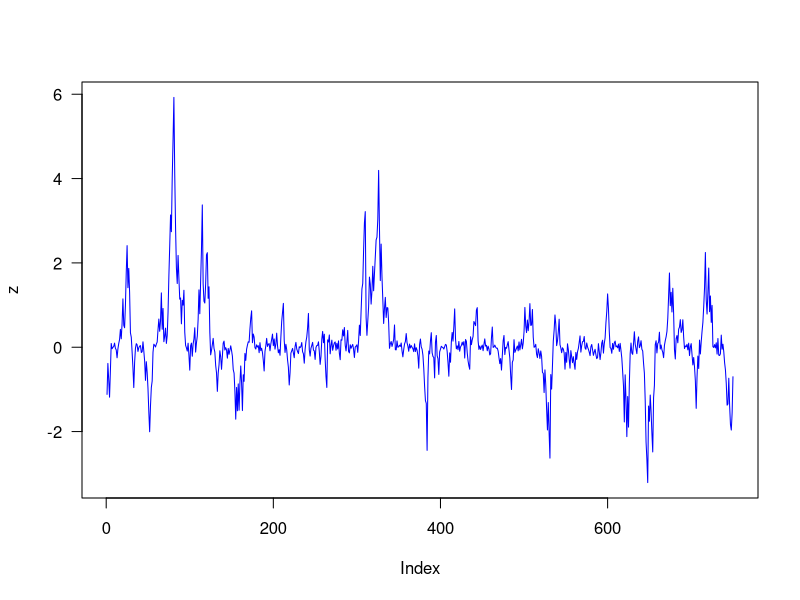
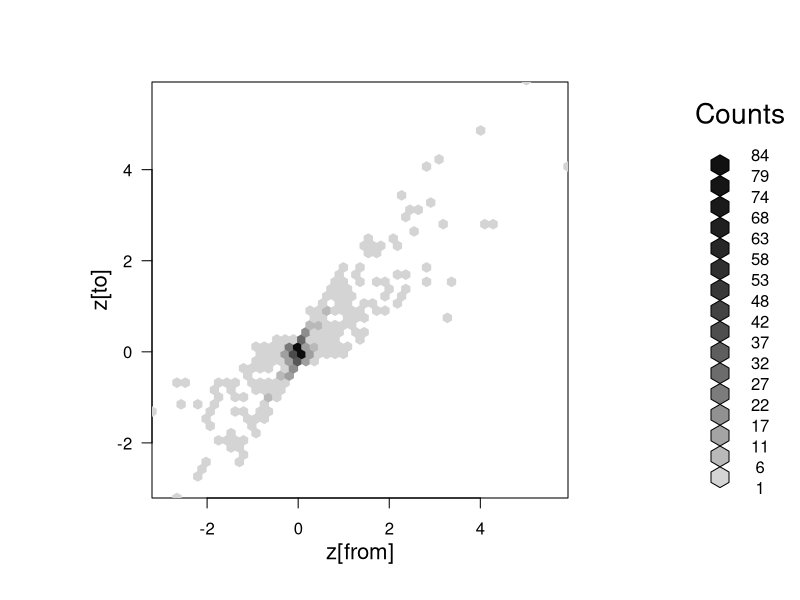
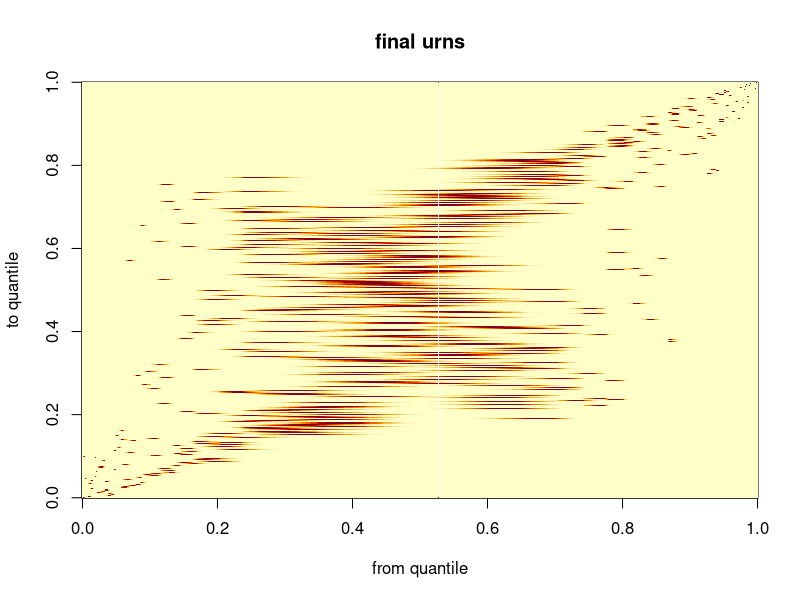
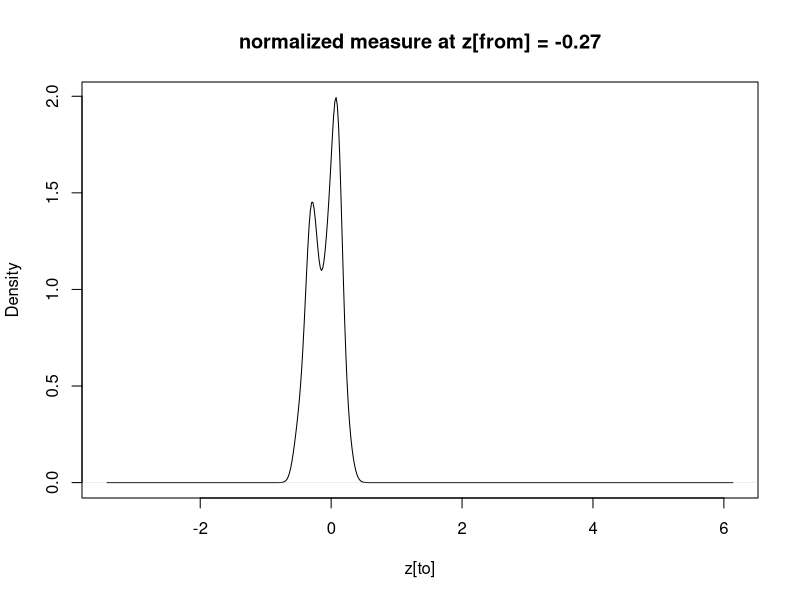
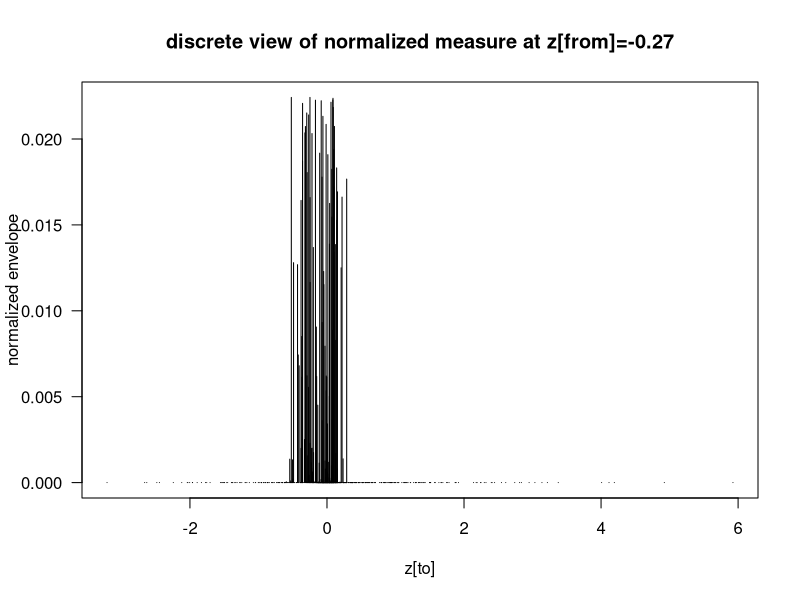
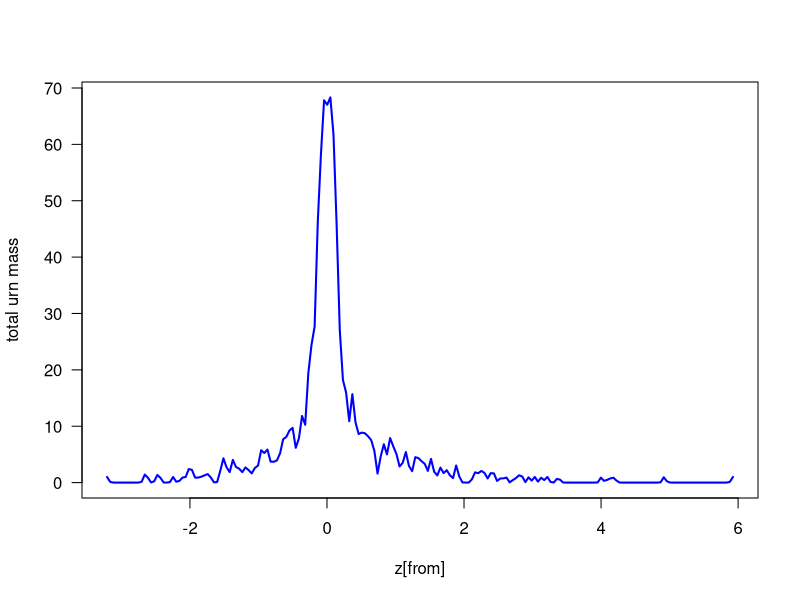

Write the R code that produced these figures, in order. (Note: a time limit stopped this script after it produced the figures.)
## ---- chunk 1
knitr::opts_chunk$set(fig.width=6, fig.height=6, fig.path='Figs/',
                      echo=FALSE, warning=FALSE, message=FALSE)
## ---- chunk 2
# a synthetic autoregressive example, but with goofy bimodal conditionals

set.seed(312345126)

rbimod <- function(mu, delta=2, sig=(1/4), phi=.95 )
 {
   # make a biomodal draw centered at mu
   sgn <- sample( c(-delta,delta), size=1, prob=c(1/2,1/2) ) 
   x <- phi*mu + sig*(rnorm(1)+sgn)*sqrt(abs(mu))
   x
 }

n <- 750
z <- numeric(n)
z[1] <- rnorm(1)
for( i in 2:n){ z[i] <- rbimod(z[i-1]) }
## ---- chunk 3
x <- z ## don't show, but match paper notation
B <- n
y <- x[2:B] - x[1:(B-1)] ## the deviations


x.from <- x[1:(B-1)]
x.to <- x[2:B]
## ---- chunk 4
plot(x, ylab="z", type="l",  col="blue", las=1)

## ---- chunk 5
library(hexbin)
h <- hexbin( cbind(x.from, x.to), xbins=50, xlab="z[from]", ylab="z[to]" )
plot(h)
## ---- chunk 6

# reordered by response level
oo <- order(x.from)
x.from.o <- x.from[oo]
x.to.o <- x.to[oo]

tau <- 1/1000
env <- outer(x.from.o,x.from.o,function(u,v){ exp( -(1/tau)*(u-v)^2 ) } )


# Now we realign to x.to2

oo2 <- order( x.to.o )
x.to.o2 <- x.to.o[oo2] ## sorted x.to's

env2 <- env[,oo2]


## one case
w <- env2[200,]/sum( env2[200,] )
k200 <- density( x.to.o2, weights=w )

image( sqrt(env2), xlab="from quantile", ylab="to quantile", main="final urns" )

## ---- chunk 7
## show how k200, for example, approximates the generative kernel at that x.from position...

## one case
w <- env2[200,]/sum( env2[200,] )
k200 <- density( x.to.o2, weights=w ) 
plot(k200,main="normalized measure at z[from] = -0.27", xlab="z[to]")
## ---- chunk 8
plot( x.to.o2, w, type="h", xlab="z[to]", main="discrete view of normalized measure at z[from]=-0.27" ,ylab="normalized envelope", las=1 )
## ---- chunk 9
zgrid <- seq( min(x), max(x), length=200 )
alpha <- zgrid
for( j in 1:length(zgrid) )
 {
   alpha[j] <-  sum( exp( -(1/tau)*(zgrid[j]-x.from)^2 )  ) 
 }
plot( zgrid, alpha, type="l", lwd=2, col="blue", las=1 , xlab="z[from]", ylab="total urn mass" )


## ---- chunk 10
  W <- matrix(NA,n-1,n-1)
  # transition matrix
  for( i in 1:(n-1) ){ W[i,] <- rgamma( n-1, shape=env2[i,] ) }
  W <- W/rowSums(W)
  # power method to get stationary dist
  m <- 20
  A <- W
  for( i in 1:m ){ A <- A %*% W }
  pi <- A[1,]  ## or any row
  mu <- sum( pi*x.to.o2 )
  cmeans <- W %*% x.to.o2
  vv <- sum( pi*(x.to.o2 -mu )^2  )
  ##rho <- sum( pi*(x.to.o2-mu)*(cmeans-mu) )/vv
## Noted by Jiapeng that x.from.o ought to be here
  rho <- sum( pi*(x.from.o-mu)*(cmeans-mu) )/vv

## ---- chunk 11
# generate a weight vector for each z[from], repeatedly

## simplest parameter is correlation
#
# E[  (Z_i-mu) * (Z_{i-1}-mu ) ]
# = E[  (Z_{i-1}-mu) E( (Z_i-mu) | Z_{i-1} ) ] 
# = \sum_{z_{from}} pi_{z_from} ( z_from - mu ) \sum_{z_to} 
# 	w_{z.from, z.to} (z_to - mu)

nsim <- 200
rho <- numeric(nsim)
mu <- rho; vv <- rho
for( isim in 1:nsim )
 {
  W <- matrix(NA,n-1,n-1)
  # transition matrix
  for( i in 1:(n-1) ){ W[i,] <- rgamma( n-1, shape=env2[i,] ) }
  W <- W/rowSums(W)
  # power method to get stationary dist
  m <- 20
  A <- W
  for( i in 1:m ){ A <- A %*% W }
  pi <- A[1,]  ## or any row
  mu[isim] <- sum( pi*x.to.o2 )
  cmeans <- W %*% x.to.o2
  vv[isim] <- sum( pi*(x.to.o2 -mu[isim] )^2  )
##  rho[isim] <- sum( pi*(x.to.o2-mu[isim])*(cmeans-mu[isim]) )/vv[isim]

## Noted by Jiapeng that x.from.o ought to be here
  rho[isim] <- sum( pi*(x.from.o-mu[isim])*(cmeans-mu[isim]) )/vv[isim]
 }
## ---- chunk 12
hist( rho, 25, xlab="lag-1 autocorrelation", main="" )
abline( v=cor( x.from.o, x.to.o), col="red" )
